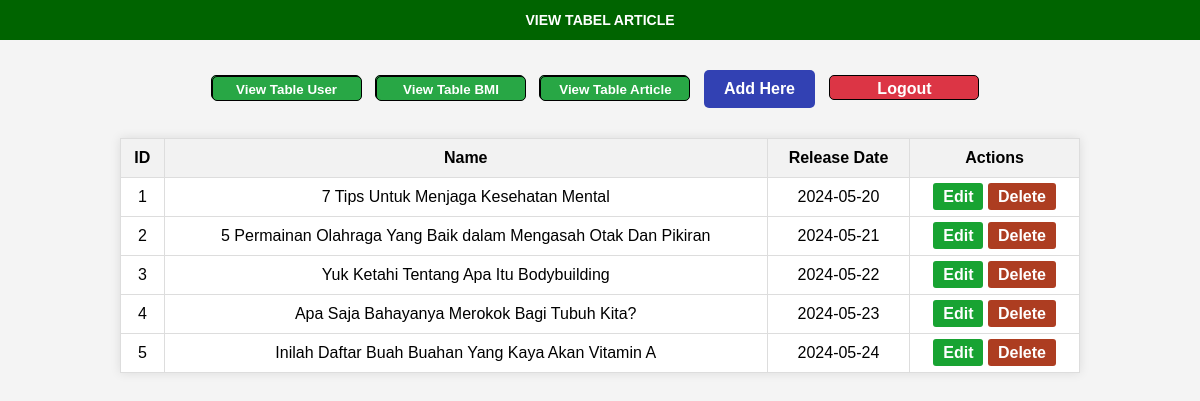
Page /admin/articleindex.php on the earlier database version.
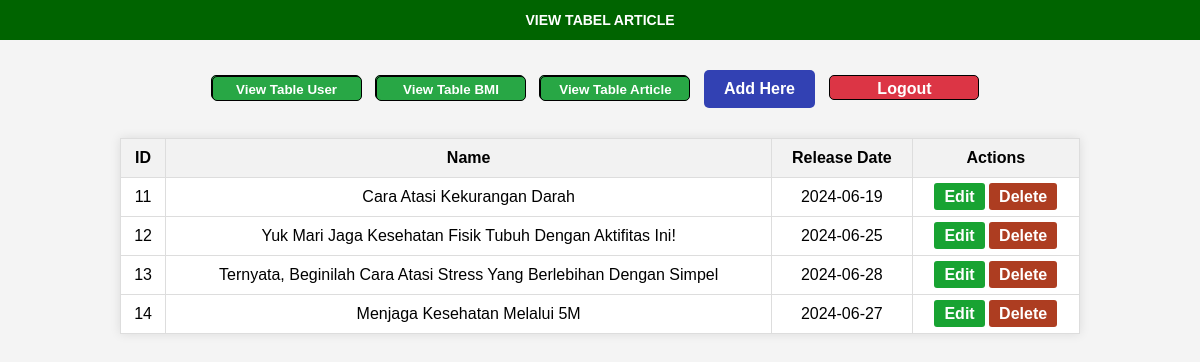
Same page on the later database version.
### tables this page shows
CREATE TABLE `article` (
  `article_ID` int(11) NOT NULL,
  `nama_article` varchar(200) DEFAULT NULL,
  `rilis_article` date DEFAULT NULL,
  `user_ID` int(11) NOT NULL
);

### admin/articleindex.php (the view, shortened to what this page needs)
<?php
include ("../koneksi.php");
$result = $conn->query("SELECT * FROM article");
?>
<!DOCTYPE html>
<html lang="en">
<head>
</head>
<body>
    <header class="header">VIEW TABEL ARTICLE</header>
    <div class="button-container">
        <a class="page" href="index.php"><button>View Table User</button></a>
        <a class="page" href="bmicrud.php"><button>View Table BMI</button></a>
        <a class="page" href="articleindex.php"><button>View Table Article</button></a>
        <a href="articlecreate.php" class="create-btn">Add Here</a>
        <a href="../index.php" class="logout-btn">Logout</a>
    </div>
    <table>
        <tr>
            <th>ID</th>
            <th>Name</th>
            <th>Release Date</th>
            <th>Actions</th>
        </tr>
        <?php while($row = $result->fetch_assoc()): ?>
        <tr>
            <td><?php echo $row['article_ID']; ?></td>
            <td><?php echo $row['nama_article']; ?></td>
            <td><?php echo $row['rilis_article']; ?></td>
            <td>
                <a href="articleupdate.php?edit=<?php echo $row['article_ID']; ?>" class="action-btn edit">Edit</a>
                <a href="articleindex.php?delete=<?php echo $row['article_ID']; ?>" class="action-btn delete" onclick="return confirm('Are you sure?')">Delete</a>
            </td>
        </tr>
        <?php endwhile; ?>
    </table>
</body>
</html>

### admin/articleindex.php (style rules this page uses)
* { margin: 0; padding: 0; box-sizing: border-box; }
body { font-family: Arial, sans-serif; background-color: #f4f4f4; }
.header { width: 100%; height: 40px; background-color: darkgreen; color: white; font-weight: 800; display: grid; place-items: center; font-size: 14px; font-family: sans-serif; }
.button-container { margin: 20px 0; text-align: center; }
.button-container a { margin-right: 10px; display: inline-block; }
.button-container button, .button-container a.page { height: 25px; width: 150px; color: white; border: 0.5px solid black; background-color: #28a745; font-weight: 600; border-radius: 5px; cursor: pointer; text-decoration: none; text-align: center; line-height: 25px; }
table { width: 80%; margin: 20px auto; border-collapse: collapse; background-color: #fff; box-shadow: 0 0 10px rgba(0, 0, 0, 0.1); }
table, th, td { border: 1px solid #ddd; text-align: center; }
th, td { padding: 10px; }
th { background-color: #f2f2f2; font-weight: bold; }
.action-btn { padding: 5px 10px; border: none; border-radius: 3px; color: white; font-weight: 600; text-decoration: none; cursor: pointer; }
.action-btn.edit { background-color: #18a332; }
.action-btn.delete { background-color: #ad3d21; }
.create-btn { display: block; width: fit-content; margin: 10px auto; padding: 10px 20px; background-color: #3241b3; color: white; text-align: center; text-decoration: none; font-weight: 650; border-radius: 5px; }
.logout-btn { height: 25px; width: 150px; color: white; border: 0.5px solid black; background-color: #dc3545; font-weight: 600; border-radius: 5px; cursor: pointer; text-decoration: none; text-align: center; line-height: 25px; }

Differences in the rows shown:
removed article: article_ID "1", nama_article "7 Tips Untuk Menjaga Kesehatan Mental", rilis_article "2024-05-20"
removed article: article_ID "2", nama_article "5 Permainan Olahraga Yang Baik dalam Mengasah Otak Dan Pikiran", rilis_article "2024-05-21"
removed article: article_ID "3", nama_article "Yuk Ketahi Tentang Apa Itu Bodybuilding", rilis_article "2024-05-22"
removed article: article_ID "4", nama_article "Apa Saja Bahayanya Merokok Bagi Tubuh Kita?", rilis_article "2024-05-23"
removed article: article_ID "5", nama_article "Inilah Daftar Buah Buahan Yang Kaya Akan Vitamin A", rilis_article "2024-05-24"
added article: article_ID "11", nama_article "Cara Atasi Kekurangan Darah", rilis_article "2024-06-19"
added article: article_ID "12", nama_article "Yuk Mari Jaga Kesehatan Fisik Tubuh Dengan Aktifitas Ini!", rilis_article "2024-06-25"
added article: article_ID "13", nama_article "Ternyata, Beginilah Cara Atasi Stress Yang Berlebihan Dengan Simpel", rilis_article "2024-06-28"
added article: article_ID "14", nama_article "Menjaga Kesehatan Melalui 5M", rilis_article "2024-06-27"
